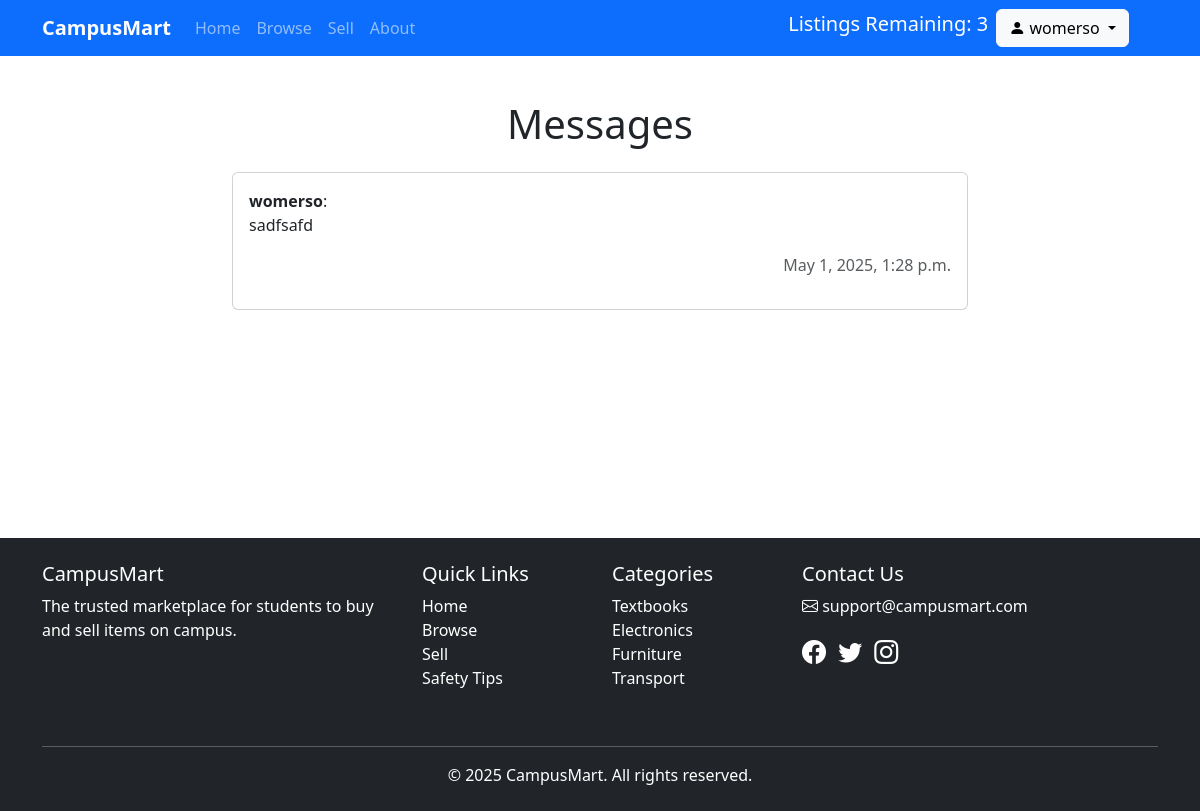
The app's page /messages/ (signed in) with its own data.
### campusmart/models.py (models this page shows, shortened)
class User(models.Model):
    name = models.CharField(max_length=200)
    username = models.CharField(max_length=200, unique=True)
    password = models.TextField()
    email = models.EmailField(max_length=200, unique=True)
    extra_listings_remaining = models.IntegerField(default=0)

class Message(models.Model):
    sender = models.ForeignKey(User, on_delete=models.CASCADE, related_name='sender')
    receiver = models.ForeignKey(User, on_delete=models.CASCADE, related_name='receiver')
    message = models.CharField(max_length=4000)
    time = models.DateTimeField(default=timezone.now)
    read = models.BooleanField(default=False)

### campusmart/views.py (the view)
# urls.py: path('messages/', views.messages_view, name='messages'),
def messages_view(request):
    if 'user' not in request.session: #redirect to login if not logged in
        return redirect('campusmart:login')
    username = request.session['user']
    user = User.objects.get(username=username)
    messages = user.receiver.all() | user.sender.all()
    messages = messages.order_by('time')
    recent_messages = {}
    for message in messages:
        other_user = message.sender if message.sender != user else message.receiver
        if other_user not in recent_messages or message.time > recent_messages[other_user].time:
            recent_messages[other_user] = message
    context = {'recent_messages': sorted(recent_messages.items(), key=lambda x: x[1].time, reverse=True), 'current_user': user}
    return render(request, 'campusmart/messages.html', context)

### utils/context_processors.py (called while the page is built)
def get_listings(request):
    if 'user' not in request.session: #redirect to login if not logged in
        return {'listing_remaining':0}
    username = request.session['user']
    user = User.objects.get(username=username)
    today = timezone.now()
    listings_today = Listing.objects.filter(seller=user, date=today)
    listings_remaining = 3 - listings_today.count() + user.extra_listings_remaining
    return {'listings_remaining':listings_remaining}

### campusmart/templates/campusmart/messages.html (shortened to what this page needs)
{% extends "./base_page.html" %}
{% block content %}
    <br>
    <h1 class="mb-4 text-center" style="padding-top:20px">Messages</h1>
    <div class="container" style="margin-bottom: 17.68%;">
        <div class="row justify-content-center">
            <div class="col-md-8">
                {% for other_user, chat in recent_messages %}
                    <a href="{% url 'campusmart:chat' other_user.username %}" style="text-decoration: none">
                        <div class="card mb-3">
                            <div class="card-body">
                                <div style="justify-content: space-between; display: flex">
                                    <span><strong>{{ other_user.username }}</strong>:</span>
                                </div>
                                <p>{{ chat.message|truncatechars:100 }}</p>
                                <p class="text-muted text-end">{{ chat.time}}</p>
                            </div>
                        </div>
                    </a>
                {% empty %}
                    <p class="text-center" style="margin-bottom: 50%;">No chats to display.</p>
                {% endfor %}
                </div>
        </div>
    </div>
{% endblock %}

### campusmart/templates/campusmart/base_page.html (shortened to what this page needs)
<!DOCTYPE html>
<html lang="en">
<head>
    <link href="https://cdn.jsdelivr.net/npm/bootstrap@5.3.2/dist/css/bootstrap.min.css" rel="stylesheet">
    <link rel="stylesheet" href="https://cdn.jsdelivr.net/npm/bootstrap-icons@1.11.1/font/bootstrap-icons.css">
</head>
<body>
    <nav class="navbar navbar-expand-lg navbar-dark bg-primary sticky-top">
        <div class="container">
            <a class="navbar-brand" href="{% url 'campusmart:home' %}">CampusMart</a>
            <div class="collapse navbar-collapse" id="navbarNav">
                <ul class="navbar-nav me-auto">
                    <li class="nav-item">
                        <a id="homeTab" class="nav-link active" href="{% url 'campusmart:home' %}">Home</a>
                    </li>
                    <li class="nav-item">
                        <a id="listTab" class="nav-link" href="{% url 'campusmart:listings' %}">Browse</a>
                    </li>
                    <li class="nav-item">
                        <a id="sellTab" class="nav-link" href="{% url 'campusmart:create_listing' %}">Sell</a>
                    </li>
                    <li class="nav-item">
                        <a id="aboutTab" class="nav-link" href="#">About</a>
                    </li>
                </ul>
                {% if request.session.user %}<div><p class="h5" style="padding-right:1vh;color:white">Listings Remaining: {{listings_remaining}}</p></div>{%endif%}
                <div class="d-flex" style="margin-right:3%;">
                    {% if request.session.user %}
                        <div class="dropdown">
                            <button class="btn btn-light dropdown-toggle" type="button" id="userDropdown" data-bs-toggle="dropdown">
                                <i class="bi bi-person-fill"></i> {{ request.session.user }}
                            </button>
                        </div>
                    {% else %}
                        <a href="{% url 'campusmart:login' %}" class="btn btn-outline-light">
                            <i class="bi bi-box-arrow-in-right"></i> Login/Signup
                        </a>
                    {% endif %}
                </div>
            </div>
        </div>
    </nav>
    {% block content %}{% endblock %}
    <footer class="bg-dark text-white py-4">
        <div class="container">
            <div class="row">
                <div class="col-md-4 mb-4">
                    <h5>CampusMart</h5>
                    <p>The trusted marketplace for students to buy and sell items on campus.</p>
                </div>
                <div class="col-md-2 mb-4">
                    <h5>Quick Links</h5>
                    <ul class="list-unstyled">
                        <li><a href="{% url 'campusmart:home' %}" class="text-white text-decoration-none">Home</a></li>
                        <li><a href="{% url 'campusmart:listings' %}" class="text-white text-decoration-none">Browse</a></li>
                        <li><a href="{% url 'campusmart:create_listing' %}" class="text-white text-decoration-none">Sell</a></li>
                        <li><a href="#" class="text-white text-decoration-none">Safety Tips</a></li>
                    </ul>
                </div>
                <div class="col-md-2 mb-4">
                    <h5>Categories</h5>
                    <ul class="list-unstyled">
                        <li><a href="#" class="text-white text-decoration-none">Textbooks</a></li>
                        <li><a href="#" class="text-white text-decoration-none">Electronics</a></li>
                        <li><a href="#" class="text-white text-decoration-none">Furniture</a></li>
                        <li><a href="#" class="text-white text-decoration-none">Transport</a></li>
                    </ul>
                </div>
                <div class="col-md-4 mb-4">
                    <h5>Contact Us</h5>
                    <p><i class="bi bi-envelope"></i> support@campusmart.com</p>
                    <div class="mt-3">
                        <a href="#" class="text-white me-2"><i class="bi bi-facebook fs-4"></i></a>
                        <a href="#" class="text-white me-2"><i class="bi bi-twitter fs-4"></i></a>
                        <a href="#" class="text-white me-2"><i class="bi bi-instagram fs-4"></i></a>
                    </div>
                </div>
            </div>
            <hr>
            <div class="text-center">
                <p class="mb-0">&copy; 2025 CampusMart. All rights reserved.</p>
            </div>
        </div>
    </footer>
</body>
</html>

### campusmart/templates/campusmart/base_page.html (style rules this page uses)
.navbar-brand { font-weight: 700; }

### records on screen
User: session.user "womerso", username "womerso", message "sadfsafd", time "May 1, 2025, 1:28 p.m."

### other values on screen
{{ listings_remaining }} "3"
